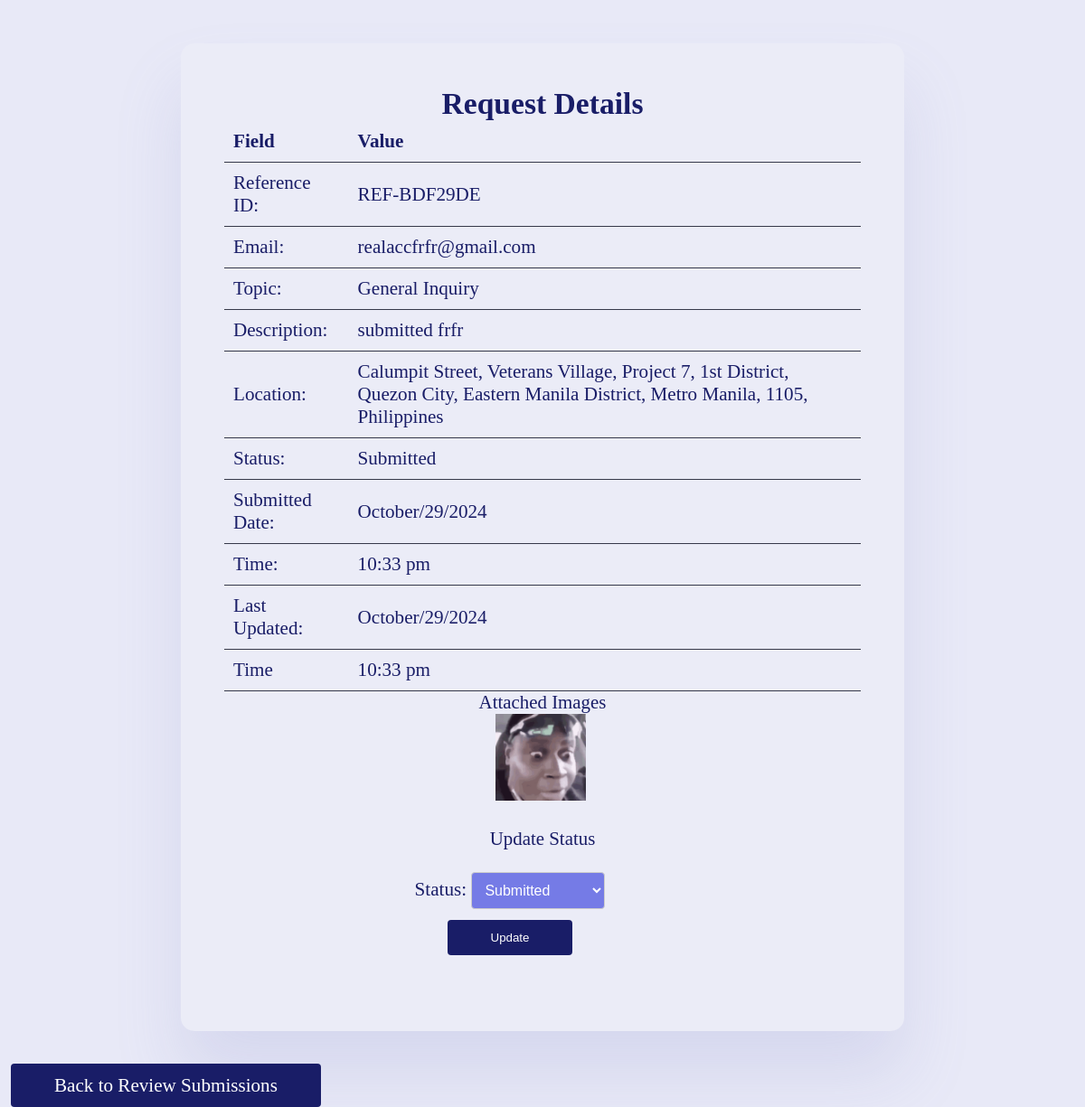
Screenshot of /admin/php/view_request.php?reference_id=REF-BDF29DE (signed in) with the database file from the repository.
### tables this page shows
CREATE TABLE `request` (
  `email` varchar(200) NOT NULL,
  `topic` varchar(100) NOT NULL,
  `description` varchar(500) NOT NULL,
  `location` varchar(250) NOT NULL,
  `images` varchar(255) NOT NULL,
  `reference_id` varchar(255) NOT NULL,
  `submitted_date` datetime NOT NULL DEFAULT current_timestamp(),
  `last_updated` datetime NOT NULL DEFAULT current_timestamp(),
  `status` varchar(50) NOT NULL DEFAULT 'Submitted'
);

### admin/php/view_request.php (the view, shortened to what this page needs)
<?php
include '../../user/config.php';
$reference_id = $_GET['reference_id'];
$sql = "SELECT * FROM Request WHERE reference_id = ?";
$stmt = $conn->prepare($sql);
$stmt->bind_param("s", $reference_id);
$stmt->execute();
$result = $stmt->get_result();
$request = $result->fetch_assoc();
$all_statuses = ['Submitted', 'Reviewed', 'In Progress', 'Completed', 'Cancelled'];
$current_status = $request['status'];
?>
<!DOCTYPE html>
<html lang="en">
<head>
    <link rel="stylesheet" href="../../style.css">
</head>
<body>
<div class="view-request-container">
    <div class="view-request-header">
        <h2>Request Details</h2>
        <table>
            <tr>
                <th>Field</th>
                <th>Value</th>
            </tr>
            <tr>
                <td>Reference ID:</td>
                <td><?php echo htmlspecialchars($request['reference_id']); ?></td>
            </tr>
            <tr>
                <td>Email:</td>
                <td><?php echo htmlspecialchars($request['email']); ?></td>
            </tr>
            <tr>
                <td>Topic:</td>
                <td><?php echo htmlspecialchars($request['topic']); ?></td>
            </tr>
            <tr>
                <td>Description:</td>
                <td><?php echo htmlspecialchars($request['description']); ?></td>
            </tr>
            <tr>
                <td>Location:</td>
                <td><?php echo htmlspecialchars($request['location']); ?></td>
            </tr>
            <tr>
                <td>Status:</td>
                <td><?php echo htmlspecialchars($request['status']); ?></td>
            </tr>
            <tr>
                <td>Submitted Date:</td>
            <td><?php
                $submittedDate = new DateTime($request['submitted_date']);
                echo $submittedDate->format('F/j/Y');
            ?></td>
            </tr>
             <tr>
            <td>Time:</td>
            <td><?php
                echo $submittedDate->format('g:i a');
            ?></td>
            </tr>
            <tr>
            <td>Last Updated:</td>
            <td>
                <?php
                    $lastUpdatedDate = new DateTime($request['last_updated']);
                    echo $lastUpdatedDate->format('F/j/Y');
                ?>
            </td>
            <tr>
            <td> Time </td>
             <td>   <?php
                    echo $lastUpdatedDate->format('g:i a');
                ?>
            </td>
            </tr>
            </tr>
        </table>
        <div class="images-container">
            <h3>Attached Images</h3>
            <div class="image-gallery">
                <?php if (!empty($request['images']) && $request['images'] !== 'NULL'): ?>
                    <?php $images = explode(',', $request['images']); ?>
                    <?php foreach ($images as $image): ?>
                        <img src="../../uploads/<?php echo htmlspecialchars($image); ?>" class="request-image" style="width:100px; margin-right: 5px; cursor: pointer;" alt="Attached Image" onclick="openModal(this.src)">
                    <?php endforeach; ?>
                <?php else: ?>
                    <p>No image attached.</p>
                <?php endif; ?>
            </div>
        </div>
        <div class="statuschange">
            <h3>Update Status</h3>
            <div class="view-updatestatus">
                <form method="POST" action="">
                    <label for="status">Status:</label>
                    <select name="status" id="status" <?php echo ($current_status === 'Completed' || $current_status === 'Cancelled') ? 'disabled' : ''; ?>>
                        <?php foreach ($all_statuses as $status): ?>
                            <option value="<?php echo $status; ?>" <?php if ($status === $current_status) echo 'selected'; ?>><?php echo $status; ?></option>
                        <?php endforeach; ?>
                    </select>
                    <div class="updaterequeststatus">
                        <?php if ($current_status !== 'Completed' && $current_status !== 'Cancelled'): ?>
                            <button type="submit">Update</button>
                        <?php else: ?>
                            <p>Status cannot be changed.</p>
                        <?php endif; ?>
                    </div>
                </form>
            </div>
        </div>
    </div>
</div>
<div class="backtoreview">
    <a href="../reviewsubmissions.php">Back to Review Submissions</a>
</div>
</body>
</html>

### style.css (style rules this page uses)
:root { --color-text: #0b0c18; --color-header: #0000; --color-background: #e8e9f7; --color-background-lighter: #ebecf7; --color-primary: #191d67; --color-secondary: #757be6; --color-accent: #141db8; --color-white: #fff; --color-dark: #363949; --color-light: rgba(132, 139, 200, 0.18); --color-dark-variant: #677483; --box-shadow: 0 2rem 3rem var(--color-light); }
* { margin: 0; padding: 0; outline: 0; border: 0; text-decoration: none; box-sizing: border-box; }
html { font-size: 24px; }
body { width: 100vw; height: 100vh; font-family: 'Poppins'; font-size: 0.88rem; user-select: none; overflow-x: hidden; color: var(--color-text); background-color: var(--color-background); }
a { color: var(--color-text); }
h2 { font-weight: 600; font-size: 1.4rem; }
h3 { font-weight: 500; font-size: 0.87rem; }
table { width: 100%; border-collapse: collapse; color: var(--color-background-lighter); }
table th, table td { padding: 10px; text-align: left; border-bottom: 1px solid var(--color-dark); color: var(--color-primary); }
select { background-color: var(--color-secondary); color: white; border: 1px solid #ccc; border-radius: 4px; padding: 10px; font-size: 16px; cursor: pointer; transition: background-color 0.3s ease; }
html { scroll-behavior: smooth; }
.view-request-container { margin: 2rem auto; padding: 2rem; background-color: var(--color-background-lighter); border-radius: 15px; box-shadow: var(--box-shadow); max-width: 800px; }
.view-request-header { margin-bottom: 1.5rem; text-align: center; color: var(--color-primary); }
.view-request-header h2 { margin: 0; }
.view-updatestatus { justify-content: left; }
.backtoreview a { background-color: var(--color-primary); color: var(--color-white); margin-top: 0.5rem; margin-left: 0.5rem; padding: 0.5rem 2rem; border: none; border-radius: 4px; cursor: pointer; transition: background-color 0.3s ease; }
.updaterequeststatus button { background-color: var(--color-primary); color: var(--color-white); margin-top: 0.5rem; padding: 0.5rem 2rem; border: none; border-radius: 4px; cursor: pointer; transition: background-color 0.3s ease; }
.statuschange { margin-top: 1rem; }
.view-updatestatus { margin-top: 1rem; margin-right: 3rem; }

### rows the page displays
request: reference "REF-BDF29DE", email "realaccfrfr@gmail.com", topic "General Inquiry", description "submitted frfr", location "Calumpit Street, Veterans Village, Project 7, 1st District, Quezon City, Eastern Manila District, Metro Manila, 1105, Philippines", status "Submitted", submitted_date "October/29/2024", submitted_date "10:33 pm", last_updated "October/29/2024", last_updated "10:33 pm", images (picture)
